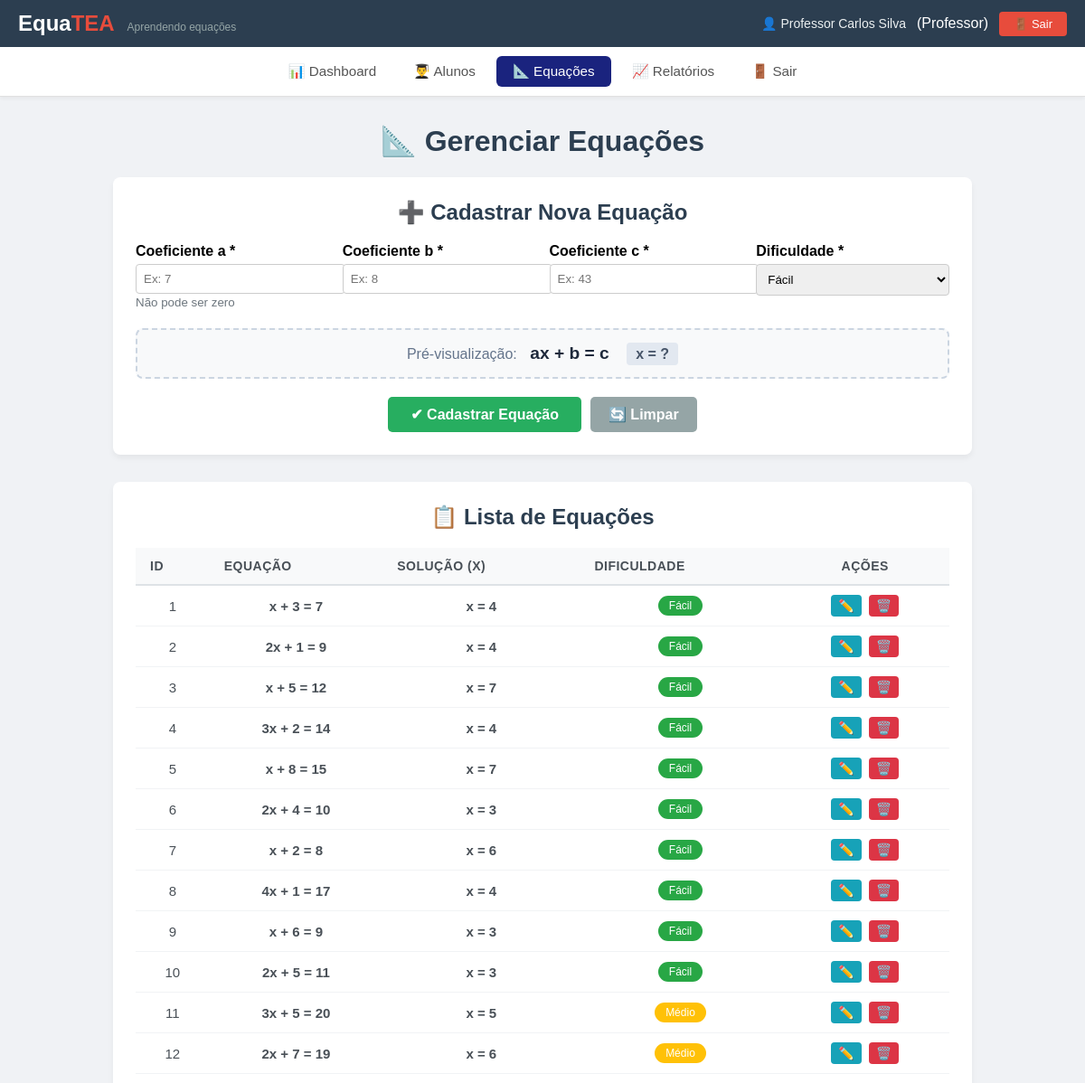
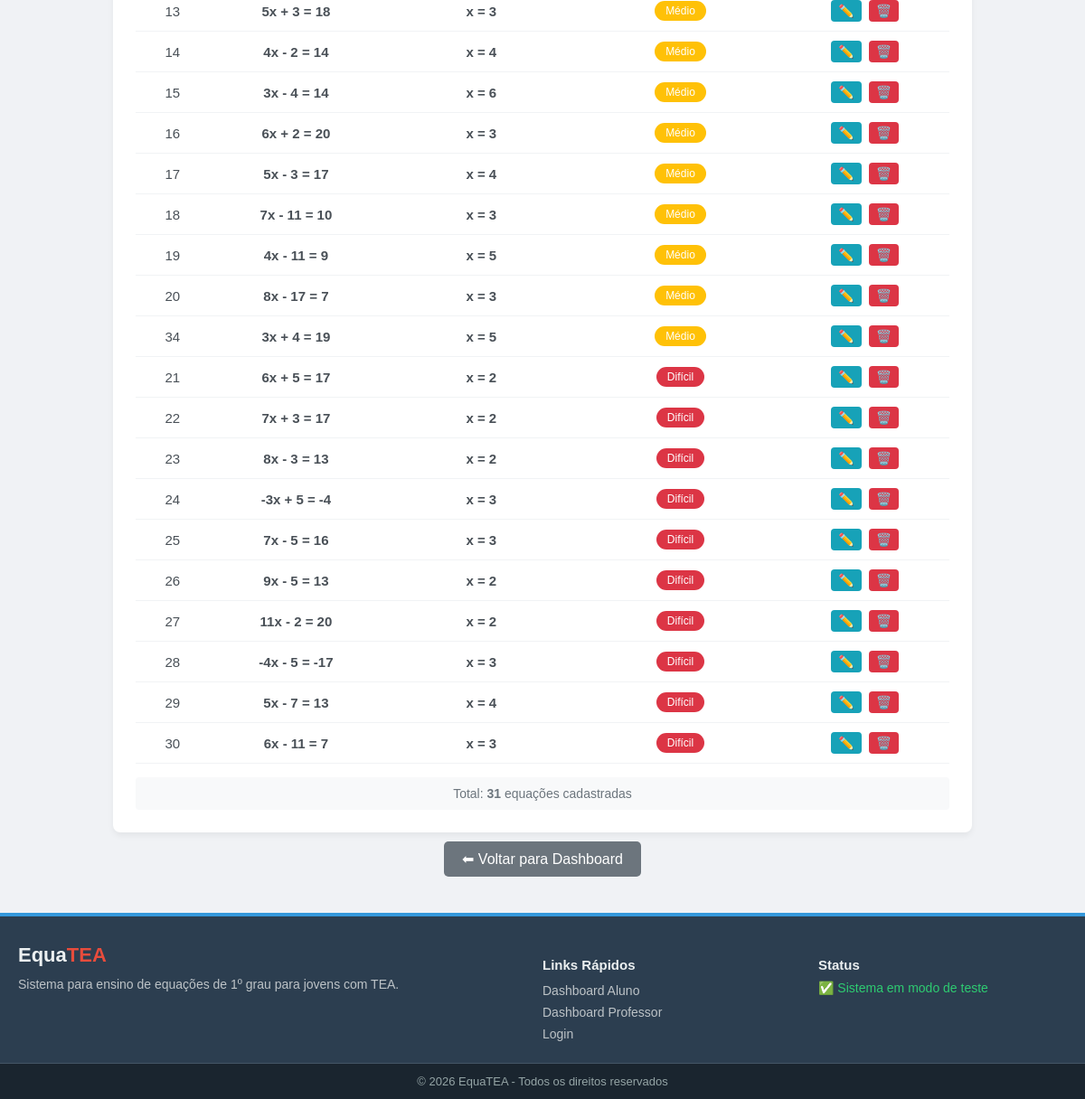
The app's page /index.php?view=gerenciar_equacoes (signed in) with its own data (2 pictures, top to bottom).
### tables this page shows
CREATE TABLE `equacoes` (
  `id` int(11) NOT NULL,
  `a` int(11) NOT NULL CHECK (`a` between -20 and 20 and `a` <> 0),
  `b` int(11) NOT NULL CHECK (`b` between -20 and 20),
  `c` int(11) NOT NULL CHECK (`c` between -20 and 20),
  `solucao` int(11) NOT NULL,
  `dificuldade` enum('facil','medio','dificil') DEFAULT 'facil',
  `data_cadastro` timestamp NOT NULL DEFAULT current_timestamp()
);

### app/config/Database.php (called while the page is built, shortened)
<?php
class Database
{
    private static $instance = null;
    private $conn;
    private $host = 'localhost';
    private $dbname = 'equatea_db';
    private $username = 'root';
    private $password = '';
    private function __construct()
    {
        try {
            $this->conn = new PDO(
                "mysql:host={$this->host};dbname={$this->dbname};charset=utf8mb4",
                $this->username,
                $this->password,
                [
                    PDO::ATTR_ERRMODE => PDO::ERRMODE_EXCEPTION,
                    PDO::ATTR_DEFAULT_FETCH_MODE => PDO::FETCH_ASSOC,
                    PDO::ATTR_EMULATE_PREPARES => false
                ]
            );
        } catch (PDOException $e) {
            die("Erro na conexão com o banco de dados: " . $e->getMessage());
        }
    }
    public static function getInstance()
    {
        if (self::$instance === null) {
            self::$instance = new self();
        }
        return self::$instance;
    }
    public function getConnection()
    {
        return $this->conn;
    }
}

### app/views/professor/gerenciar_equacoes.php (the view, shortened to what this page needs)
<?php
include_once __DIR__ . '/../partials/header.php';
include_once __DIR__ . '/../partials/menu_professor.php';
$dados_equacoes = $dados_equacoes ?? [];
?>
<div class="container" style="max-width: 950px; margin: 30px auto; padding: 0 15px;">
    <h1 style="text-align: center; color: #2c3e50;">📐 Gerenciar Equações</h1>
    <div class="card" style="background: #fff; border-radius: 8px; padding: 25px; box-shadow: 0 4px 6px rgba(0,0,0,0.05); margin-bottom: 30px;">
        <h2 style="margin-top: 0; text-align: center; color: #2c3e50;">➕ Cadastrar Nova Equação</h2>
        <form method="POST" action="index.php?view=cadastrar_equacao" id="formEquacao">
            <div style="display: grid; grid-template-columns: 1fr 1fr 1fr 1fr; gap: 15px; margin-bottom: 20px;">
                <div>
                    <label for="a"><strong>Coeficiente a *</strong></label>
                    <input type="number" id="a" name="a" min="-20" max="20" placeholder="Ex: 7" required style="width: 100%; padding: 8px; margin-top: 5px; border: 1px solid #ccc; border-radius: 4px;" oninput="atualizarPreview()">
                    <small style="color: #6c757d;">Não pode ser zero</small>
                </div>
                <div>
                    <label for="b"><strong>Coeficiente b *</strong></label>
                    <input type="number" id="b" name="b" min="-20" max="20" placeholder="Ex: 8" required style="width: 100%; padding: 8px; margin-top: 5px; border: 1px solid #ccc; border-radius: 4px;" oninput="atualizarPreview()">
                </div>
                <div>
                    <label for="c"><strong>Coeficiente c *</strong></label>
                    <input type="number" id="c" name="c" min="-20" max="20" placeholder="Ex: 43" required style="width: 100%; padding: 8px; margin-top: 5px; border: 1px solid #ccc; border-radius: 4px;" oninput="atualizarPreview()">
                </div>
                <div>
                    <label for="dificuldade"><strong>Dificuldade *</strong></label>
                    <select id="dificuldade" name="dificuldade" required style="width: 100%; padding: 8px; margin-top: 5px; border: 1px solid #ccc; border-radius: 4px;">
                        <option value="facil">Fácil</option>
                    </select>
                </div>
            </div>
            <div class="preview-box" style="background: #f8f9fa; border: 2px dashed #cbd5e1; border-radius: 8px; padding: 15px; margin-bottom: 20px; text-align: center;">
                <span style="color: #64748b; margin-right: 10px;">Pré-visualização:</span>
                <strong id="previewEquacao" style="font-size: 1.2rem; color: #1e293b;">ax + b = c</strong>
                <span id="previewResultado" style="margin-left: 15px; padding: 4px 10px; border-radius: 4px; font-weight: bold; background-color: #e2e8f0; color: #475569;">
                </span>
            </div>
            <div style="text-align: center; gap: 10px; display: flex; justify-content: center; flex-wrap: wrap;">
                <button type="submit" style="background-color: #27ae60; color: white; border: none; padding: 10px 25px; border-radius: 5px; cursor: pointer; font-weight: bold; font-size: 1rem; transition: background 0.2s;">
                    ✔ Cadastrar Equação
                </button>
                <button type="reset" onclick="setTimeout(atualizarPreview, 50)" style="background-color: #95a5a6; color: white; border: none; padding: 10px 20px; border-radius: 5px; cursor: pointer; font-weight: bold; font-size: 1rem; transition: background 0.2s;">
                    🔄 Limpar
                </button>
            </div>
        </form>
    </div>
    <div class="card" style="background: #fff; border-radius: 8px; padding: 25px; box-shadow: 0 4px 6px rgba(0,0,0,0.05);">
        <h2 style="margin-top: 0; text-align: center; color: #2c3e50;">📋 Lista de Equações</h2>
        <?php if (empty($dados_equacoes)): ?>
            <div style="text-align: center; padding: 40px; color: #6c757d;">
                <p style="font-size: 48px; margin-bottom: 10px;">📭</p>
                <p style="font-size: 18px;">Nenhuma equação cadastrada ainda.</p>
                <p>Utilize o formulário acima para cadastrar uma nova equação.</p>
            </div>
        <?php else: ?>
            <div style="overflow-x: auto;">
                <table class="list-table" style="width: 100%; border-collapse: collapse;">
                    <thead>
                        <tr style="background: #f8f9fa; border-bottom: 2px solid #dee2e6;">
                            <th style="padding: 12px 16px; text-align: left; font-weight: 600; color: #495057;">ID</th>
                            <th style="padding: 12px 16px; text-align: left; font-weight: 600; color: #495057;">Equação</th>
                            <th style="padding: 12px 16px; text-align: left; font-weight: 600; color: #495057;">Solução (x)</th>
                            <th style="padding: 12px 16px; text-align: left; font-weight: 600; color: #495057;">Dificuldade</th>
                            <th style="padding: 12px 16px; text-align: center; font-weight: 600; color: #495057;">Ações</th>
                        </tr>
                    </thead>
                    <tbody>
                        <?php foreach ($dados_equacoes as $eq): ?>
                            <?php
                                $a = (int)($eq['a'] ?? 1);
                                $b = (int)($eq['b'] ?? 0);
                                $c = (int)($eq['c'] ?? 0);
                                $solucao = $eq['solucao'] ?? '?';
                                if ($a === 1) {
                                    $termoA = 'x';
                                } elseif ($a === -1) {
                                    $termoA = '-x';
                                } else {
                                    $termoA = $a . 'x';
                                }
                                if ($b > 0) {
                                    $termoB = ' + ' . $b;
                                } elseif ($b < 0) {
                                    $termoB = ' - ' . abs($b);
                                } else {
                                    $termoB = '';
                                }
                                $equacaoFormatada = $termoA . $termoB . ' = ' . $c;
                                $dificuldade = $eq['dificuldade'] ?? 'facil';
                                $badgeColors = [
                                    'facil' => '#28a745',
                                    'medio' => '#ffc107',
                                    'dificil' => '#dc3545'
                                ];
                                $color = $badgeColors[$dificuldade] ?? '#6c757d';
                                $dificuldadeLabels = [
                                    'facil' => 'Fácil',
                                    'medio' => 'Médio',
                                    'dificil' => 'Difícil'
                                ];
                            ?>
                            <tr style="border-bottom: 1px solid #e9ecef; transition: background-color 0.2s;">
                                <td style="padding: 10px 16px; color: #495057;"><?= htmlspecialchars($eq['id'] ?? '') ?></td>
                                <td style="padding: 10px 16px; color: #495057;">
                                    <strong><?= htmlspecialchars($equacaoFormatada) ?></strong>
                                </td>
                                <td style="padding: 10px 16px; color: #495057;">
                                    <strong>x = <?= htmlspecialchars($solucao) ?></strong>
                                </td>
                                <td style="padding: 10px 16px;">
                                    <span style="display: inline-block; padding: 4px 12px; border-radius: 12px; background-color: <?= $color ?>; color: white; font-size: 12px; font-weight: 500;">
                                        <?= $dificuldadeLabels[$dificuldade] ?? ucfirst($dificuldade) ?>
                                    </span>
                                </td>
                                <td style="padding: 10px 16px; text-align: center;">
                                    <a href="index.php?view=editar_equacao&id=<?= $eq['id'] ?>"
                                       style="display: inline-block; padding: 4px 8px; margin: 0 2px; text-decoration: none; background-color: #17a2b8; color: white; border-radius: 4px; font-size: 14px; transition: opacity 0.2s;"
                                       title="Editar"
                                       onmouseover="this.style.opacity='0.8'"
                                       onmouseout="this.style.opacity='1'">
                                        ✏️
                                    </a>
                                    <a href="index.php?view=gerenciar_equacoes&action=deletar&id=<?= $eq['id'] ?>"
                                       onclick="return confirm('Deseja realmente excluir esta equação? Esta ação não pode ser desfeita.');"
                                       style="display: inline-block; padding: 4px 8px; margin: 0 2px; text-decoration: none; background-color: #dc3545; color: white; border-radius: 4px; font-size: 14px; transition: opacity 0.2s;"
                                       title="Excluir"
                                       onmouseover="this.style.opacity='0.8'"
                                       onmouseout="this.style.opacity='1'">
                                        🗑️
                                    </a>
                                </td>
                            </tr>
                        <?php endforeach; ?>
                    </tbody>
                </table>
            </div>
            <div style="margin-top: 15px; padding: 10px; background: #f8f9fa; border-radius: 4px; text-align: center; color: #6c757d; font-size: 14px;">
                Total: <strong><?= count($dados_equacoes) ?></strong> equações cadastradas
            </div>
        <?php endif; ?>
    </div>
    <div style="text-align: center; margin-top: 10px;">
        <a href="index.php?view=professor/dashboard" style="display: inline-block; padding: 10px 20px; background-color: #6c757d; color: white; border-radius: 5px; text-decoration: none; font-weight: 500; transition: background 0.2s;" onmouseover="this.style.backgroundColor='#5a6268'" onmouseout="this.style.backgroundColor='#6c757d'">
            ⬅ Voltar para Dashboard
        </a>
    </div>
</div>
<?php include_once __DIR__ . '/../partials/footer.php'; ?>

### public/css/style.css (style rules this page uses)
body { font-family: Arial, sans-serif; background: #f0f2f5; margin: 0; padding: 0; }
.container { max-width: 1200px; margin: 0 auto; padding: 0 20px; }
.list-table { width: 100%; max-width: 900px; margin: 0 auto; border-collapse: collapse; font-size: 15px; }
.list-table thead { background: #f8f9fa; border-bottom: 2px solid #e9ecef; }
.list-table th { padding: 12px 16px; font-weight: 600; color: #555; text-align: center; font-size: 14px; text-transform: uppercase; letter-spacing: 0.5px; }
.list-table td { padding: 10px 16px; border-bottom: 1px solid #f1f3f5; text-align: center; vertical-align: middle; }

### records on screen
equacoes: id "1", equacaoFormatada "x + 3 = 7", solucao "4", dificuldade "Fácil"
equacoes: id "2", equacaoFormatada "2x + 1 = 9", solucao "4", dificuldade "Fácil"
equacoes: id "3", equacaoFormatada "x + 5 = 12", solucao "7", dificuldade "Fácil"
equacoes: id "4", equacaoFormatada "3x + 2 = 14", solucao "4", dificuldade "Fácil"
equacoes: id "5", equacaoFormatada "x + 8 = 15", solucao "7", dificuldade "Fácil"
equacoes: id "6", equacaoFormatada "2x + 4 = 10", solucao "3", dificuldade "Fácil"
equacoes: id "7", equacaoFormatada "x + 2 = 8", solucao "6", dificuldade "Fácil"
equacoes: id "8", equacaoFormatada "4x + 1 = 17", solucao "4", dificuldade "Fácil"
equacoes: id "9", equacaoFormatada "x + 6 = 9", solucao "3", dificuldade "Fácil"
equacoes: id "10", equacaoFormatada "2x + 5 = 11", solucao "3", dificuldade "Fácil"
equacoes: id "11", equacaoFormatada "3x + 5 = 20", solucao "5", dificuldade "Médio"
equacoes: id "12", equacaoFormatada "2x + 7 = 19", solucao "6", dificuldade "Médio"
equacoes: id "13", equacaoFormatada "5x + 3 = 18", solucao "3", dificuldade "Médio"
equacoes: id "14", equacaoFormatada "4x - 2 = 14", solucao "4", dificuldade "Médio"
equacoes: id "15", equacaoFormatada "3x - 4 = 14", solucao "6", dificuldade "Médio"
equacoes: id "16", equacaoFormatada "6x + 2 = 20", solucao "3", dificuldade "Médio"
equacoes: id "17", equacaoFormatada "5x - 3 = 17", solucao "4", dificuldade "Médio"
equacoes: id "18", equacaoFormatada "7x - 11 = 10", solucao "3", dificuldade "Médio"
equacoes: id "19", equacaoFormatada "4x - 11 = 9", solucao "5", dificuldade "Médio"
equacoes: id "20", equacaoFormatada "8x - 17 = 7", solucao "3", dificuldade "Médio"
equacoes: id "34", equacaoFormatada "3x + 4 = 19", solucao "5", dificuldade "Médio"
equacoes: id "21", equacaoFormatada "6x + 5 = 17", solucao "2", dificuldade "Difícil"
equacoes: id "22", equacaoFormatada "7x + 3 = 17", solucao "2", dificuldade "Difícil"
equacoes: id "23", equacaoFormatada "8x - 3 = 13", solucao "2", dificuldade "Difícil"
equacoes: id "24", equacaoFormatada "-3x + 5 = -4", solucao "3", dificuldade "Difícil"
equacoes: id "25", equacaoFormatada "7x - 5 = 16", solucao "3", dificuldade "Difícil"
equacoes: id "26", equacaoFormatada "9x - 5 = 13", solucao "2", dificuldade "Difícil"
equacoes: id "27", equacaoFormatada "11x - 2 = 20", solucao "2", dificuldade "Difícil"
equacoes: id "28", equacaoFormatada "-4x - 5 = -17", solucao "3", dificuldade "Difícil"
equacoes: id "29", equacaoFormatada "5x - 7 = 13", solucao "4", dificuldade "Difícil"
equacoes: id "30", equacaoFormatada "6x - 11 = 7", solucao "3", dificuldade "Difícil"

### other values on screen
$usuario_nome "Professor Carlos Silva"
$tipo_perfil "Professor"
count($dados_equacoes) "31"
